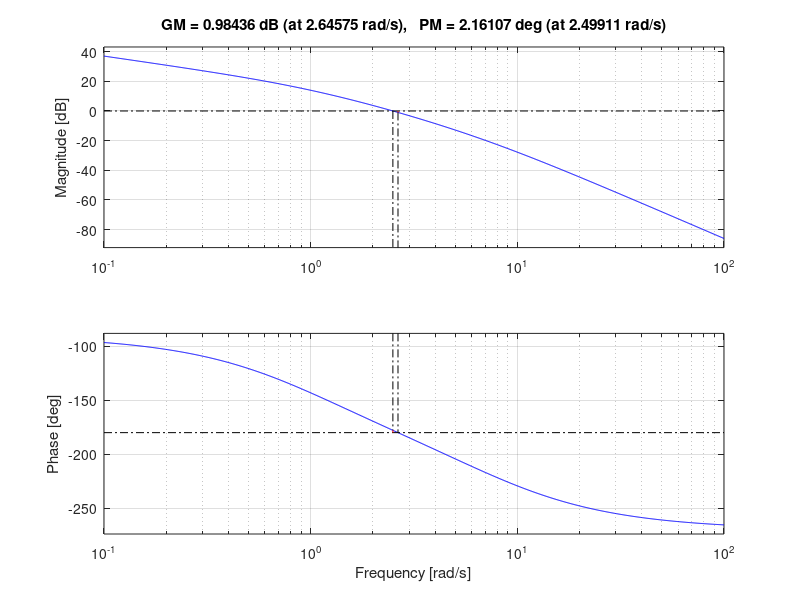

Here is the MATLAB script that generated this plot:
% Define the transfer variable
s = tf("s");

% Define the system
g = 50 / (s * (s+1) * (s+7));

% Plot the frequency response
bode(g)
margin(g)
